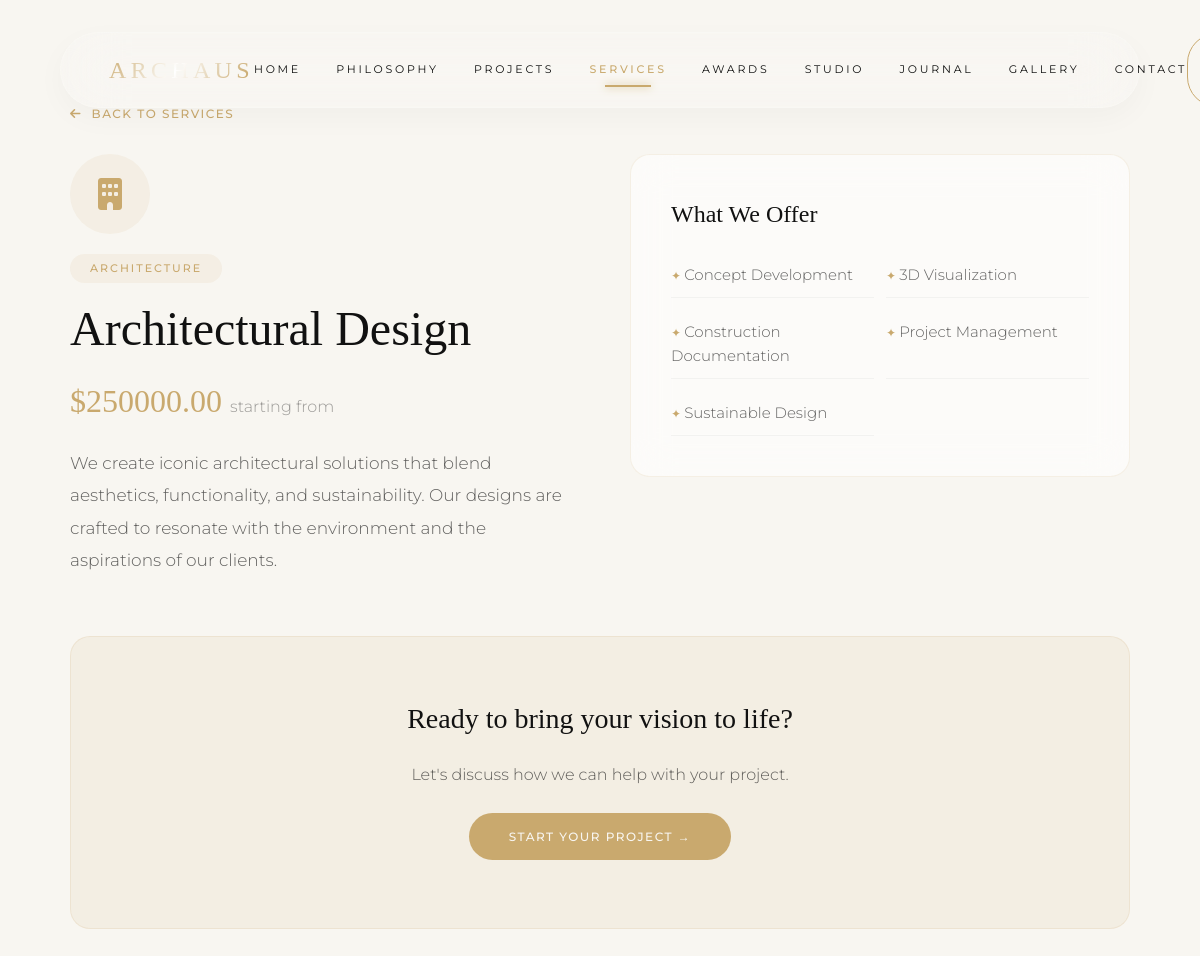
/services/architectural-design/, run on the app's committed database.
### myapp/models.py (models this page shows, shortened)
class Service(models.Model):
    SERVICE_TYPES = [
        ("interior", "Interior Design"),
        ("exterior", "Exterior Design"),
        ("planning", "Planning Services"),
        ("architecture", "Architectural Design"),
        ("landscape", "Landscape Architecture"),
        ("urban", "Urban Planning"),
        ("consulting", "Consulting"),
    ]
    title = models.CharField(max_length=255)
    slug = models.SlugField(unique=True, blank=True)
    description = models.TextField()
    short_description = models.CharField(max_length=500, blank=True)
    service_type = models.CharField(max_length=20, choices=SERVICE_TYPES, default="architecture")
    icon_class = models.CharField(max_length=100, blank=True)
    icon_image = models.ImageField(upload_to="services/icons/", blank=True, null=True)
    features = models.JSONField(default=list, blank=True)
    starting_price = models.DecimalField(max_digits=10, decimal_places=2, null=True, blank=True)
    is_custom_pricing = models.BooleanField(default=True)
    is_published = models.BooleanField(default=True)
    order = models.PositiveIntegerField(default=0)
    created_at = models.DateTimeField(auto_now_add=True)
    updated_at = models.DateTimeField(auto_now=True)

### myapp/views.py (the view)
# urls.py: path('services/<slug:slug>/', views.service_detail, name='service_detail'),
def service_detail(request, slug):
    try:
        service = get_object_or_404(Service, slug=slug, is_published=True)
        return render(request, 'service_detail.html', {'service': service})
    except Http404:
        return render(request, '404.html', {'error': 'Service not found'}, status=404)
    except Exception as e:
        logger.error(f"Service detail error: {str(e)}")
        return render(request, 'service_detail.html', {'error': 'Unable to load service'})

### myapp/templates/service_detail.html (shortened to what this page needs)
<!DOCTYPE html>
{% load static %}
<html lang="en">
<head>
  <link rel="stylesheet" href="https://cdnjs.cloudflare.com/ajax/libs/font-awesome/6.4.0/css/all.min.css">
</head>
<body>
  <nav class="navbar" id="navbar">
    <a href="{% url 'myapp:home' %}" class="nav-logo">ARCHAUS</a>
    <div class="nav-links">
      <a href="{% url 'myapp:home' %}">Home</a>
      <a href="{% url 'myapp:philosophy' %}">Philosophy</a>
      <a href="{% url 'myapp:projects' %}">Projects</a>
      <a href="{% url 'myapp:services' %}" class="active">Services</a>
      <a href="{% url 'myapp:awards' %}">Awards</a>
      <a href="{% url 'myapp:studio' %}">Studio</a>
      <a href="{% url 'myapp:journal' %}">Journal</a>
      <a href="{% url 'myapp:gallery' %}">Gallery</a>
      <a href="{% url 'myapp:contact' %}">Contact</a>
    </div>
    <a href="{% url 'myapp:contact' %}" class="nav-cta">Begin a Project</a>
  </nav>
  <div class="container">
    <a href="{% url 'myapp:services' %}" class="back-link"><i class="fas fa-arrow-left"></i> Back to Services</a>
    <div class="service-header">
      <div class="reveal">
        <div class="service-icon-large">
          <i class="{{ service.icon_class|default:'fa-solid fa-building' }}"></i>
        </div>
        <div class="service-type">{{ service.service_type|title|default:"Service" }}</div>
        <h1 class="service-title">{{ service.title }}</h1>
        {% if service.starting_price %}
        <div class="service-price">${{ service.starting_price }} <small>starting from</small></div>
        {% endif %}
        <p class="service-description">{{ service.description|default:service.short_description }}</p>
      </div>
      <div class="features-section reveal" style="transition-delay:0.1s;">
        <h3>What We Offer</h3>
        <ul class="features-list">
          {% if service.features %}
            {% for feature in service.features %}
              <li>{{ feature }}</li>
            {% endfor %}
          {% endif %}
        </ul>
      </div>
    </div>
    <div class="cta-section reveal" style="transition-delay:0.2s;">
      <h3>Ready to bring your vision to life?</h3>
      <p>Let's discuss how we can help with your project.</p>
      <a href="{% url 'myapp:contact' %}" class="cta-btn">Start Your Project →</a>
    </div>
  </div>
</body>
</html>

### data on the page
Service: service_type "ARCHITECTURE", title "Architectural Design", starting_price "250000.00", description "We create iconic architectural solutions that blend aesthetics, functionality, and sustainability. Our designs are crafted to resonate with the environment and the aspirations of our clients."

### other printed values
{{ feature }} "Concept Development" "3D Visualization" "Construction Documentation" "Project Management" "Sustainable Design"
